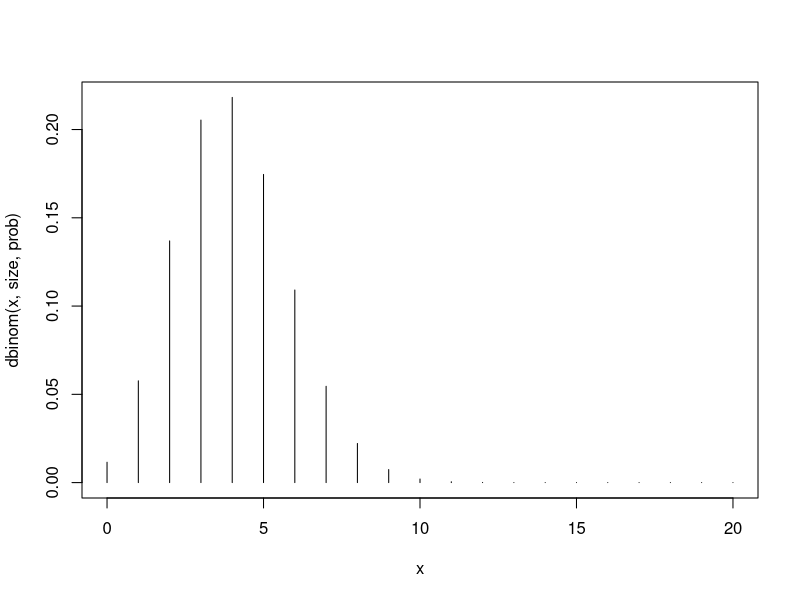

Generate this figure with R: (Note: this script raises an error after producing the figure.)
# Soal 2

# Bagian (a)

n <- 4
size <- 20
prob <- 0.2
dbinom(n,size,prob)

# Bagian (b)

x <- 0:20
plot(x,dbinom(x,size,prob),type='h')


# Bagian (c)


n <- 20
rataan <- n*p
rataan

varians <- rataan * (1-p)
varians

#https://r-coder.com/plot-r/
#https://www.statology.org/dbinom-pbinom-qbinom-rbinom-in-r/#:~:text=The%20function%20dbinom%20returns%20the,on%20each%20trial%20(prob).